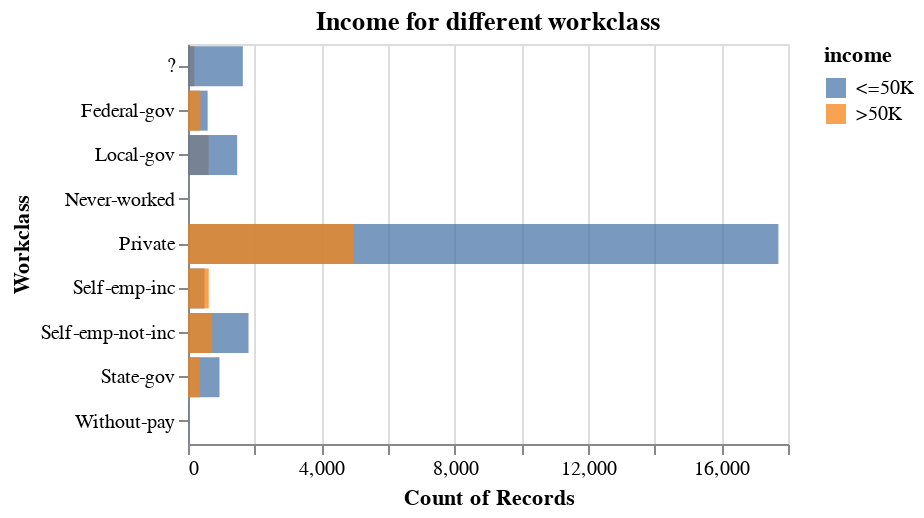

Here is the notebook cell this chart was saved with:
### Code cell
alt.Chart(data_adult, title = "Income for different workclass").mark_bar(opacity = 0.75).encode(
    alt.Y('workclass').title("Workclass"),
    alt.X('count()').stack(False),
    alt.Color('income')
).properties(
    height=200,
    width=300
)

### Figure 1 — Vega specification as saved in the notebook (floating-point values rounded to 4 significant figures)
{"$schema": "https://vega.github.io/schema/vega/v5.json", "data": [{"name": "source_0", "values": [{"__count": 945, "income": " <=50K", "workclass": " State-gov"}, {"__count": 1816, "income": " <=50K", "workclass": " Self-emp-not-inc"}, {"__count": 17712, "income": " <=50K", "workclass": " Private"}, {"__count": 724, "income": " >50K", "workclass": " Self-emp-not-inc"}, {"__count": 4961, "income": " >50K", "workclass": " Private"}, {"__count": 353, "income": " >50K", "workclass": " State-gov"}, {"__count": 589, "income": " <=50K", "workclass": " Federal-gov"}, {"__count": 617, "income": " >50K", "workclass": " Local-gov"}, {"__count": 191, "income": " >50K", "workclass": " ?"}, {"__count": 1476, "income": " <=50K", "workclass": " Local-gov"}, {"__count": 371, "income": " >50K", "workclass": " Federal-gov"}, {"__count": 494, "income": " <=50K", "workclass": " Self-emp-inc"}, {"__count": 1645, "income": " <=50K", "workclass": " ?"}, {"__count": 622, "income": " >50K", "workclass": " Self-emp-inc"}, {"__count": 14, "income": " <=50K", "workclass": " Without-pay"}, {"__count": 7, "income": " <=50K", "workclass": " Never-worked"}]}, {"name": "source_0_x_domain___count", "values": [{"min": 7, "max": 17712}]}, {"name": "source_0_y_domain_workclass", "values": [{"workclass": " State-gov"}, {"workclass": " Self-emp-not-inc"}, {"workclass": " Private"}, {"workclass": " Federal-gov"}, {"workclass": " Local-gov"}, {"workclass": " ?"}, {"workclass": " Self-emp-inc"}, {"workclass": " Without-pay"}, {"workclass": " Never-worked"}]}, {"name": "source_0_color_domain_income", "values": [{"income": " <=50K"}, {"income": " >50K"}]}], "marks": [{"type": "rect", "name": "marks", "from": {"data": "source_0"}, "encode": {"update": {"fill": {"field": "income", "scale": "color"}, "y": {"field": "workclass", "scale": "y"}, "x": {"field": "__count", "scale": "x"}, "x2": {"value": 0, "scale": "x"}, "height": {"signal": "max(0.25, bandwidth('y'))"}, "opacity": {"value": 0.75}}}, "style": ["bar"]}], "scales": [{"name": "x", "type": "linear", "domain": [{"signal": "(data(\"source_0_x_domain___count\")[0] || {}).min"}, {"signal": "(data(\"source_0_x_domain___count\")[0] || {}).max"}], "range": [0, {"signal": "width"}], "zero": true, "nice": true}, {"name": "y", "type": "band", "domain": {"data": "source_0_y_domain_workclass", "field": "workclass", "sort": true}, "range": [0, {"signal": "height"}], "paddingOuter": 0.05, "paddingInner": 0.1}, {"name": "color", "type": "ordinal", "domain": {"data": "source_0_color_domain_income", "field": "income", "sort": true}, "range": "category"}], "axes": [{"scale": "x", "maxExtent": 0, "zindex": 0, "grid": true, "domain": false, "tickCount": {"signal": "ceil(width/40)"}, "gridScale": "y", "labels": false, "ticks": false, "orient": "bottom", "minExtent": 0, "aria": false}, {"scale": "x", "orient": "bottom", "grid": false, "labelFlush": true, "title": "Count of Records", "labelOverlap": true, "tickCount": {"signal": "ceil(width/40)"}, "zindex": 0}, {"scale": "y", "grid": false, "zindex": 0, "title": "Workclass", "orient": "left"}], "title": {"text": "Income for different workclass", "frame": "group"}, "style": "cell", "height": 200, "width": 300, "legends": [{"fill": "color", "symbolType": "square", "title": "income", "encode": {"symbols": {"update": {"opacity": {"value": 0.75}}}}}], "background": "white", "padding": 5}
